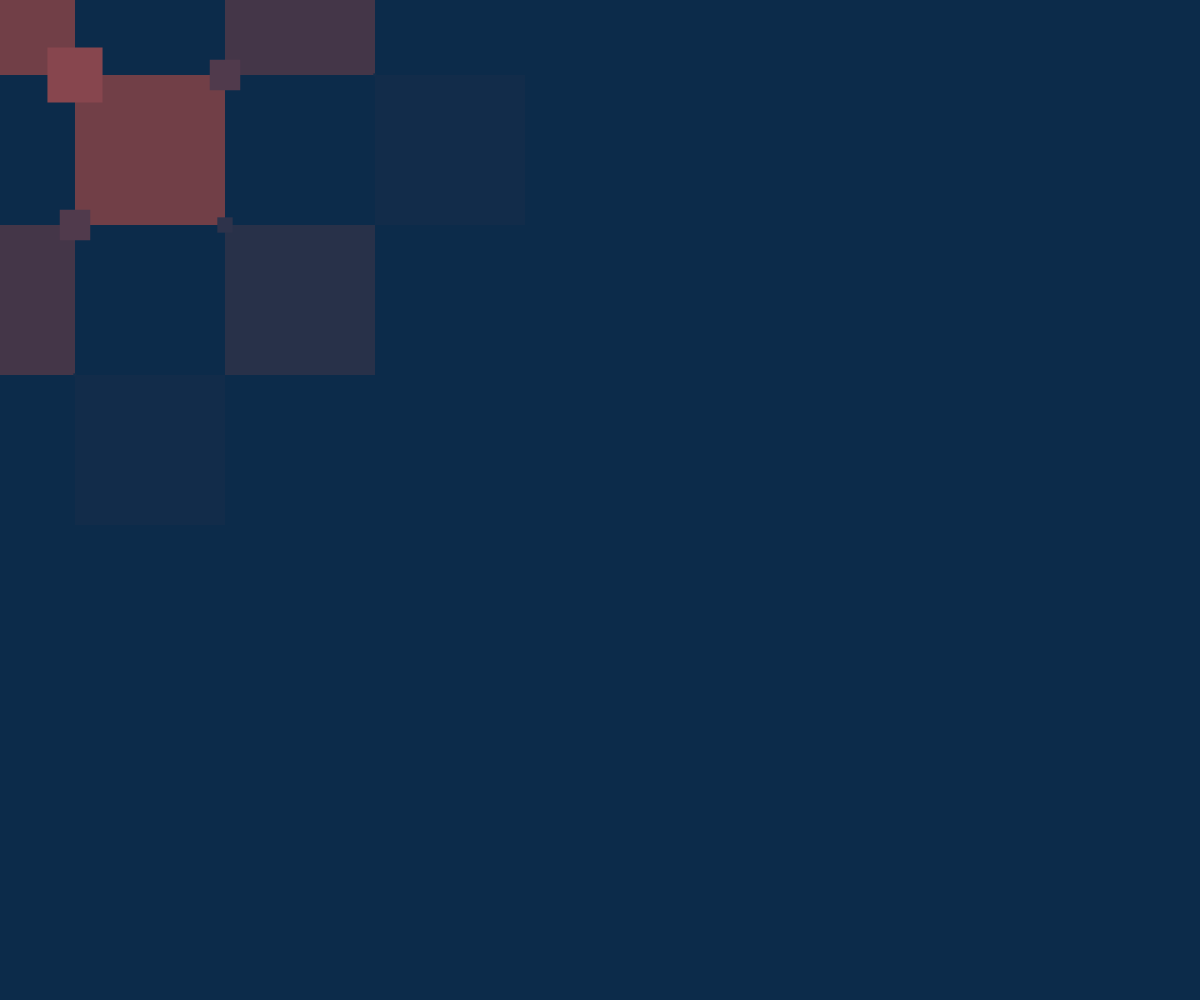
Frame 1 (no input)
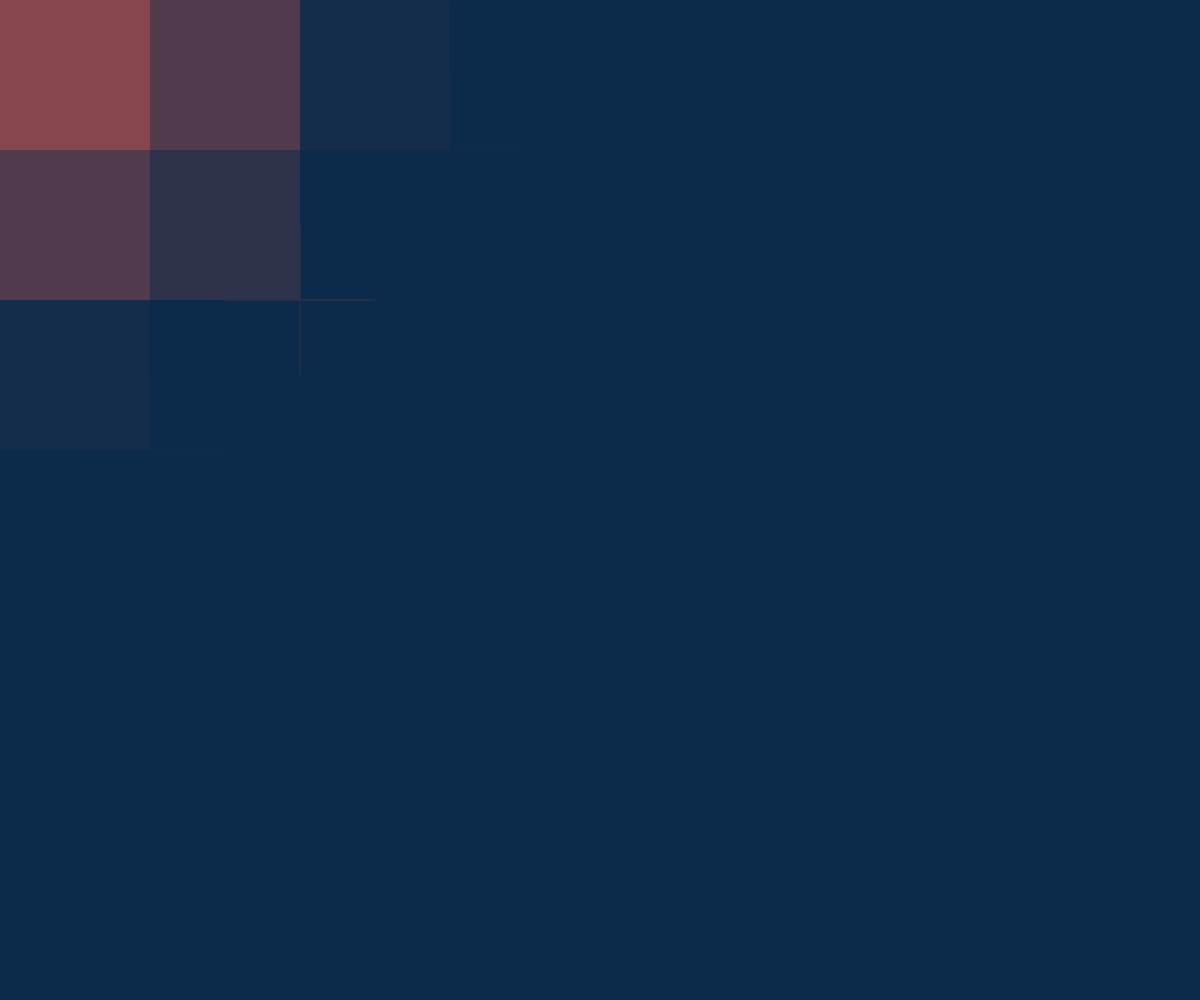
Frame 60 (no input)
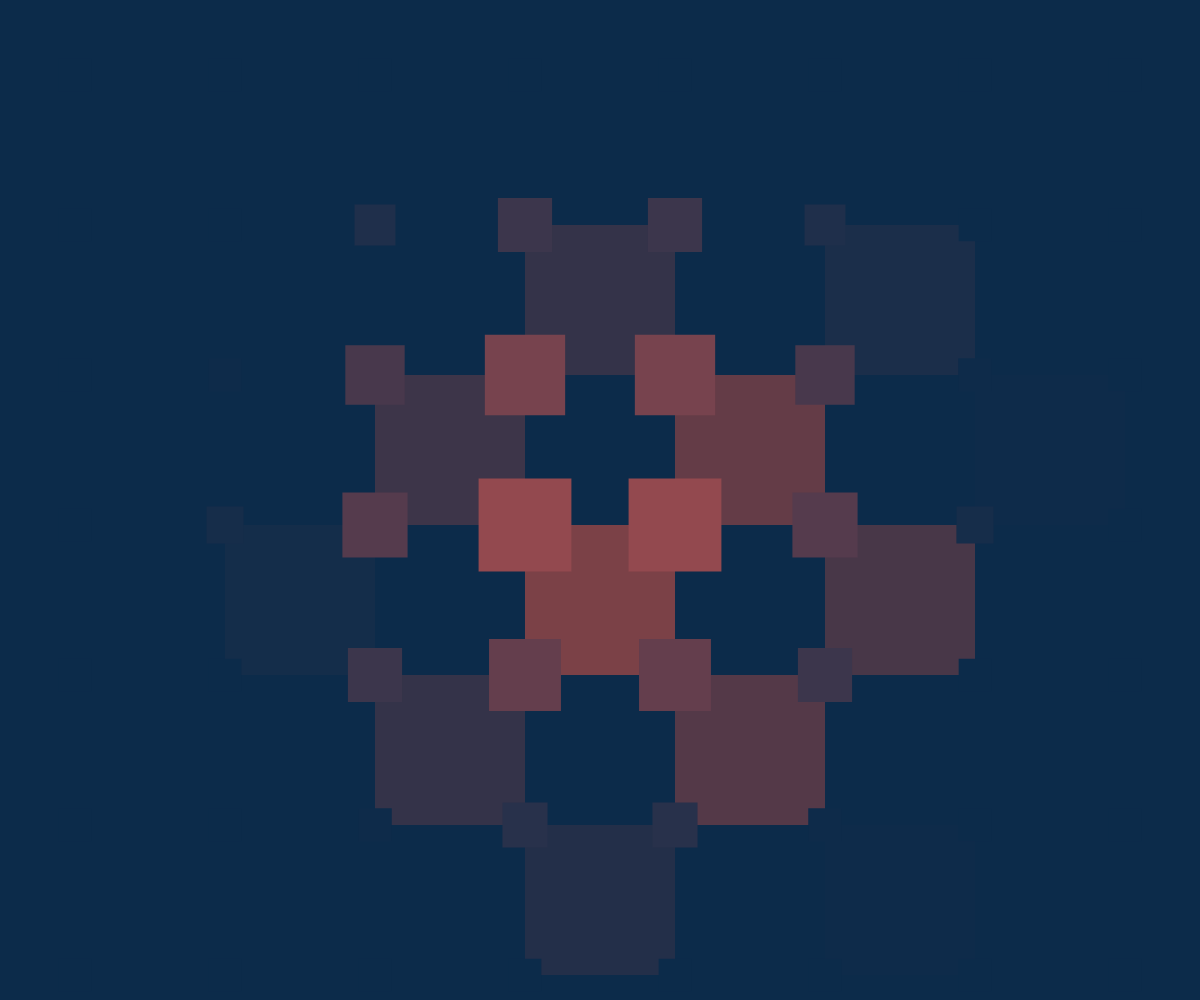
Frame 120 (the mouse pressed at the canvas centre since frame 60)

The p5.js sketch that drew these frames (run headless with seeded random() and noise() and a simulated clock; from frame 60 on, the mouse is pressed at the canvas centre):

// p5.js sketch
// ── sketch.js
let rects = [];
let w = 150;

let steps = 0;
let dir = 1;
let speed = 2;

function setup() {
  createCanvas(windowWidth, windowHeight);
  noStroke();

  // Extend grid 
  let cols = ceil((width + w * 5) / w);
  let rows = ceil((height + w * 5) / w);

  for (let i = -10; i < cols; i++) {
    for (let j = -10; j < rows; j++) {
      rects.push(new Rectfumbles(i * w, j * w, w, i, j));
    }
  }
}

function draw() {
  background('#0c2b4a');

  // SECOND LAYER (stays underneath)
  push();
  translate(w / 2, w / 2);

  for (let r of rects) {
    // Only offset alternate squares for checkerboard pattern
    if ((r.col + r.row) % 2 === 0) {
      r.update();
      r.showOffset();
    }
  }

  pop();

  // TOP LAYER 
  for (let r of rects) {
    r.update();
    r.show();
  }

  // animation
  steps += speed * dir;
  if (steps > w || steps < -w) {
    dir *= -1;
  }
}

function easeInOutExpo(x) {
  return x === 0
    ? 0
    : x === 1
    ? 1
    : x < 0.5
    ? Math.pow(2, 20 * x - 10) / 2
    : (2 - Math.pow(2, -20 * x + 10)) / 2;
}

class Rectfumbles {
  constructor(x, y, w, col, row) {
    this.x = x;
    this.y = y;
    this.w = w;
    this.innerW = w;
    this.col = col;
    this.row = row;
  }

  // ORIGINAL (top layer)
  show() {
    push();
    translate(this.x, this.y);

    rectMode(CORNER);



    // animated square
    rectMode(CENTER);
    
    // Calculate color based on distance from mouse
    let rectCenterX = this.x + this.w / 2;
    let rectCenterY = this.y + this.w / 2;
    let distToMouse = dist(mouseX, mouseY, rectCenterX, rectCenterY);
    let maxColorDistance = 400;
    let colorLerp = constrain(distToMouse / maxColorDistance, 0, 1);
    let rectColor = lerpColor(color(180, 80, 80), color(12, 43, 74), colorLerp);
    
    fill(rectColor);
    rect(this.w / 2, this.w / 2, this.innerW, this.innerW);

    pop();
  }

  // OFFSET (bottom layer)
  showOffset() {
    push();
    translate(this.x, this.y);



    // same animation, different color
    rectMode(CENTER);
    
    // Calculate color based on distance from mouse
    let rectCenterX = this.x + this.w / 2;
    let rectCenterY = this.y + this.w / 2;
    let distToMouse = dist(mouseX, mouseY, rectCenterX, rectCenterY);
    let maxColorDistance = 400;
    let colorLerp = constrain(distToMouse / maxColorDistance, 0, 1);
    let rectColor = lerpColor(color(150, 70, 70), color(12, 43, 74), colorLerp);
    
    fill(rectColor);
    let offsetSize = min(this.w + this.innerW * 0.5, this.w);
    rect(this.w / 2, this.w / 2, offsetSize, offsetSize);

    pop();
  }

  update() {
    let progress = constrain(abs(steps) / w, 0, 1);
    let eased = easeInOutExpo(progress);
    this.innerW = eased * w;
    
    // Calculate distance from mouse to rect center
    let rectCenterX = this.x + this.w / 2;
    let rectCenterY = this.y + this.w / 2;
    let distToMouse = dist(mouseX, mouseY, rectCenterX, rectCenterY);
    
    // Mouse influence - closer = bigger
    let maxInfluenceDistance = 400;
    if (distToMouse < maxInfluenceDistance) {
      let influence = (1 - distToMouse / maxInfluenceDistance) * this.w * 0.5;
      this.innerW += influence;
    }

    // Prevent overlapping by keeping the animated size within the cell width
    this.innerW = min(this.innerW, this.w);
  }
}
